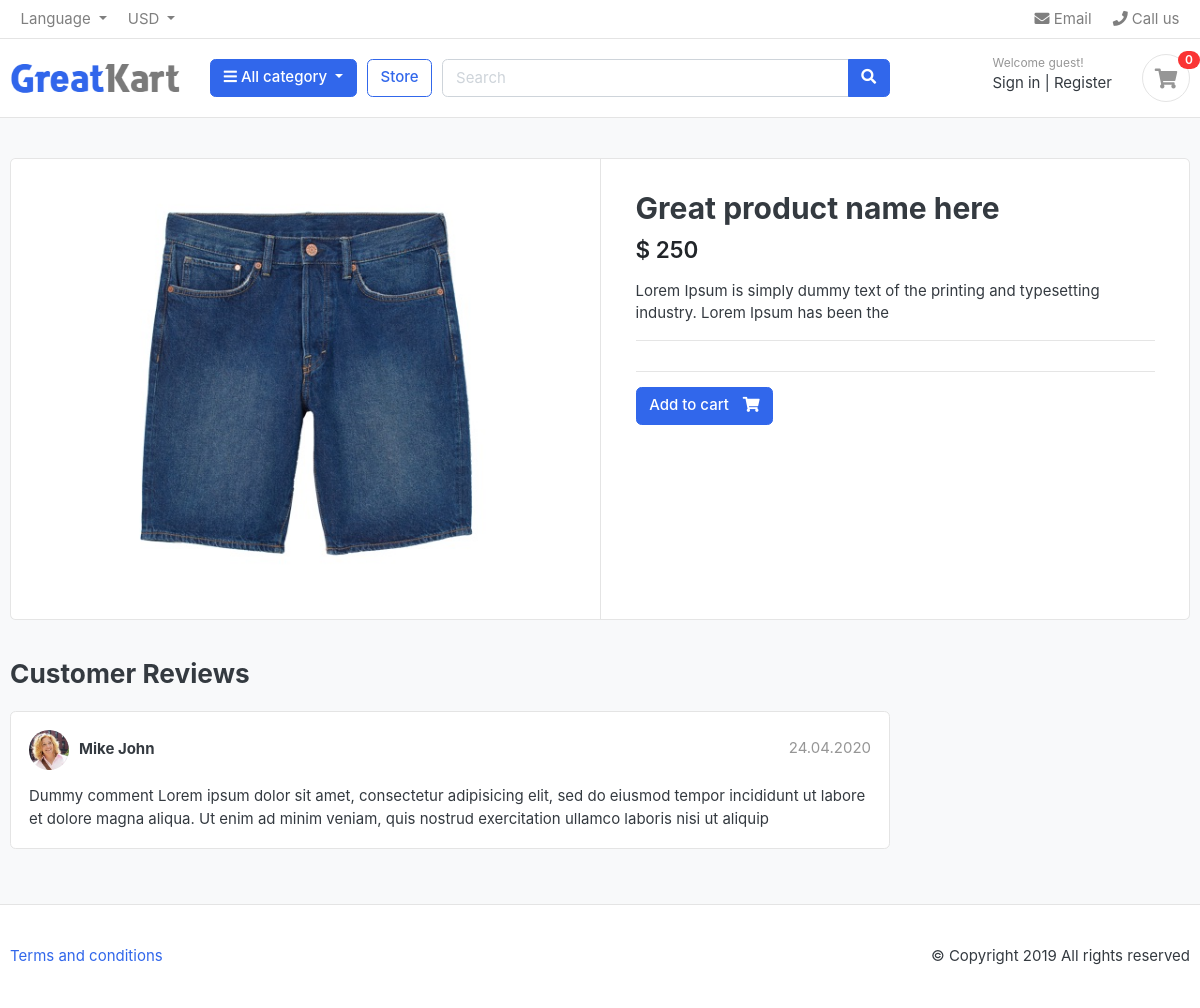
Page /store/trouser/great-product-name-here/ on the committed database.
### apps/store/models.py (models this page shows, shortened)
class Product(models.Model):
    product_name = models.CharField(max_length=200, unique=True)
    slug = models.SlugField(max_length=200, unique=True)
    description = models.TextField(max_length=100, blank=True)
    price = models.IntegerField()
    images = models.ImageField(upload_to ='uploads/%Y/%m/%d/', blank=True)
    stock = models.IntegerField()
    is_available = models.BooleanField(default=True)
    category = models.ForeignKey(Category, on_delete=models.CASCADE)
    created_date = models.DateTimeField(auto_now_add=True)
    modified_date = models.DateTimeField(auto_now=True)

### apps/store/views.py (the view)
# urls.py: path('<slug:category_slug>/<slug:product_slug>/', views.ProductDetail, name='product_detail'),
def ProductDetail(request, category_slug, product_slug):
    try:
        single_product = Product.objects.get(category__slug=category_slug, slug=product_slug)
        in_cart = CartItem.objects.filter(cart__cart_id=_cart_id(request), product=single_product).exists()
    except Exception as e:
        raise e
    context = {
        'single_product': single_product,
        'in_cart': in_cart
    }
    return render(request, 'product-detail.html', context)

### apps/carts/views.py (called while the page is built)
def _cart_id(request):
    cart = request.session.session_key
    if not cart:
        cart = request.session.create()
    return cart

### apps/category/menus.py (called while the page is built)
def menu_links(request):
    links = Category.objects.all()
    return dict(links=links)

def cart_count(request):
    cart_count = 0
    if 'admin' in request.path:
        return {}
    else:
        try:
            cart = Cart.objects.filter(cart_id=_cart_id(request))
            cart_items = CartItem.objects.all().filter(cart=cart[:1])
            for cart_item in cart_items:
                cart_count += cart_item.quantity
        except Cart.DoesNotExist:
            cart_count = 0
    return dict(cart_count=cart_count)

### apps/category/models.py (called while the page is built)
    def get_url(self):
        return reverse('products_by_category', args=[self.slug])

### apps/store/models.py (called while the page is built)
    def colors(self):
        return super(VariationManager, self).filter(variation_category='color', is_active=True)

    def sizes(self):
        return super(VariationManager, self).filter(variation_category='size', is_active=True)

### templates/product-detail.html (shortened to what this page needs)
{% extends 'snippets/base.html' %}
{% block home %}
<section class="section-content padding-y bg">
	<div class="container">
		<div class="card">
			<div class="row no-gutters">
				<aside class="col-md-6">
					<article class="gallery-wrap">
						<div class="img-big-wrap">
							<a href="#"><img src="{{ single_product.images.url }}"></a>
						</div>
					</article>
				</aside>
				<main class="col-md-6 border-left">
					<form action="{% url 'add_cart' single_product.id %}" method="POST">
						<article class="content-body">
							<h2 class="title">{{single_product.product_name}}</h2>
							<div class="mb-3">
								<var class="price h4">$ {{single_product.price}}</var>
							</div>
							<p>{{single_product.description}}</p>
							<hr>
							<hr>
							{% if single_product.stock <= 0 %}
								<h5 class="text-danger">Out Of Stock</h5>
							{% else %}
									<button type="submit" href="{% url 'cart' %}" class="btn btn-primary"> <span class="text">Add to cart</span> <i class="fas fa-shopping-cart"></i></button>
							{% endif %}
						</article>
					</form>
				</main>
			</div>
		</div>
		<br>
		<div class="row">
					<div class="col-md-9">
			<header class="section-heading">
				<h3>Customer Reviews </h3>
			</header>
			<article class="box mb-3">
				<div class="icontext w-100">
					<img src="./images/avatars/avatar1.jpg" class="img-xs icon rounded-circle">
					<div class="text">
						<span class="date text-muted float-md-right">24.04.2020 </span>
						<h6 class="mb-1">Mike John </h6>
					</div>
				</div>
				<div class="mt-3">
					<p>
						Dummy comment Lorem ipsum dolor sit amet, consectetur adipisicing elit, sed do eiusmod
						tempor incididunt ut labore et dolore magna aliqua. Ut enim ad minim veniam,
						quis nostrud exercitation ullamco laboris nisi ut aliquip
					</p>
				</div>
			</article>
			</div>
		</div>
	</div>
</section>
{% endblock %}

### static/css/ui.css (style rules this page uses)
html { font-family: "Inter", sans-serif; font-size: 15px; }
.content-body { flex: 1 1 auto; padding: 2rem 2.3rem; }
.img-xs, .img-sm, .img-md, .img-lg { -o-object-fit: cover; object-fit: cover; flex-shrink: 0; flex-grow: 0; }
.img-xs { width: 40px; height: 40px; }
.padding-y { padding-top: 40px; padding-bottom: 40px; }
var { font-style: normal; }
article:after, .form-group:after { display: block; clear: both; content: ""; }
.bg { background-color: #f8f9fa; }
.section-heading { margin-bottom: 20px; margin-top: 15px; }
p:last-child { margin-bottom: 0; }
.btn .text + i { margin-left: 10px; }
.icontext { display: inline-flex; align-items: center; vertical-align: middle; }
.icontext .text { width: 100%; line-height: 1.2; }
.icontext .icon { position: relative; margin-right: 10px; flex-shrink: 0; flex-grow: 0; }
.price { font-weight: 600; color: #212529; }
.box { padding: 18px; background: #fff; border-radius: 0.37rem; border: 1px solid #e4e4e4; }
.box img { max-width: 100%; }
.gallery-wrap .img-big-wrap { margin-bottom: 10px; border-radius: 0.37rem; overflow: hidden; background-color: #fff; }
.gallery-wrap .img-big-wrap a { text-align: center; display: block; }
.gallery-wrap .img-big-wrap img { height: 450px; width: auto; display: inline-block; }

### rows in the picture
Product: images (picture), product_name "Great product name here", price "250", description "Lorem Ipsum is simply dummy text of the printing and typesetting industry. Lorem Ipsum has been the"

### other values in the picture
{{ cart_count }} "0"
